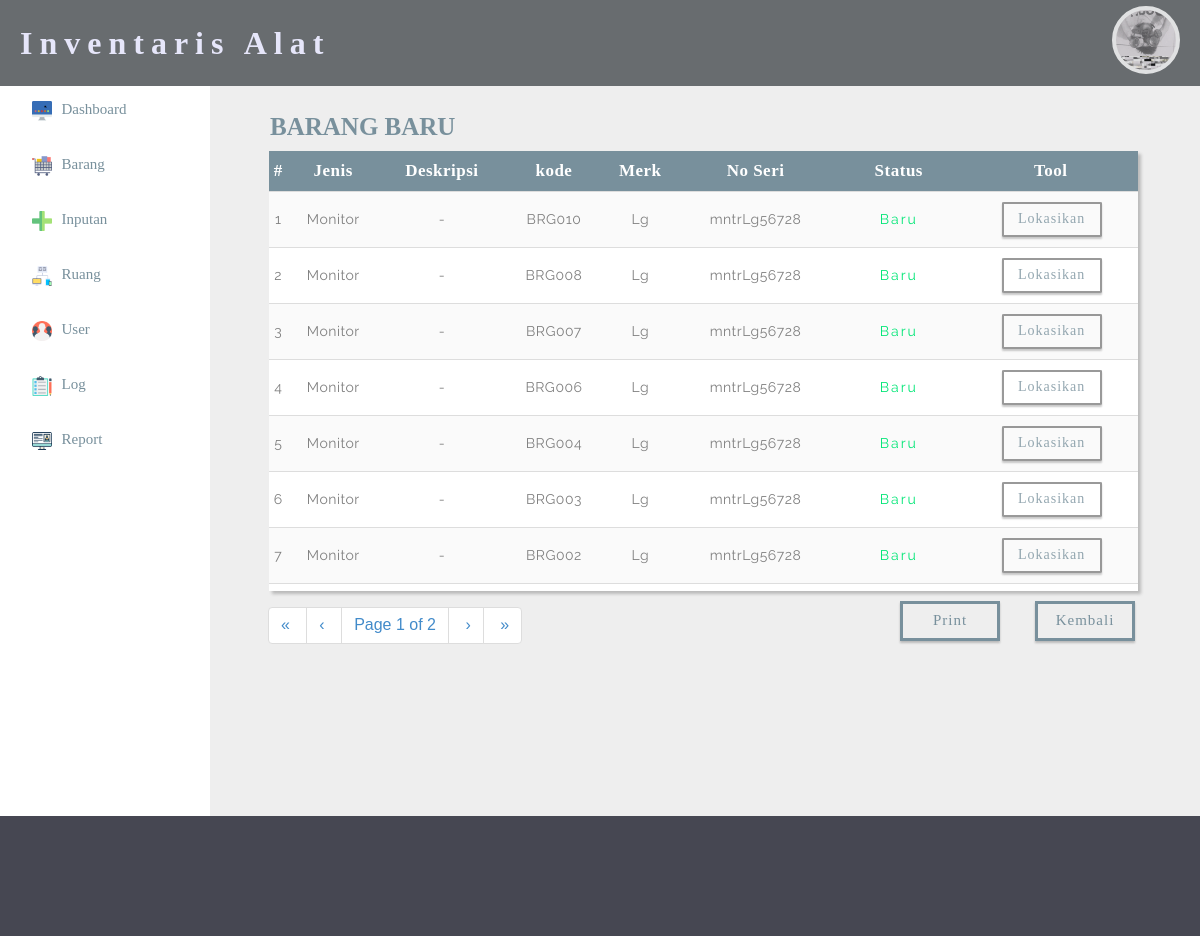
Page /admin/barang_baru.php (signed in) on the earlier database version.
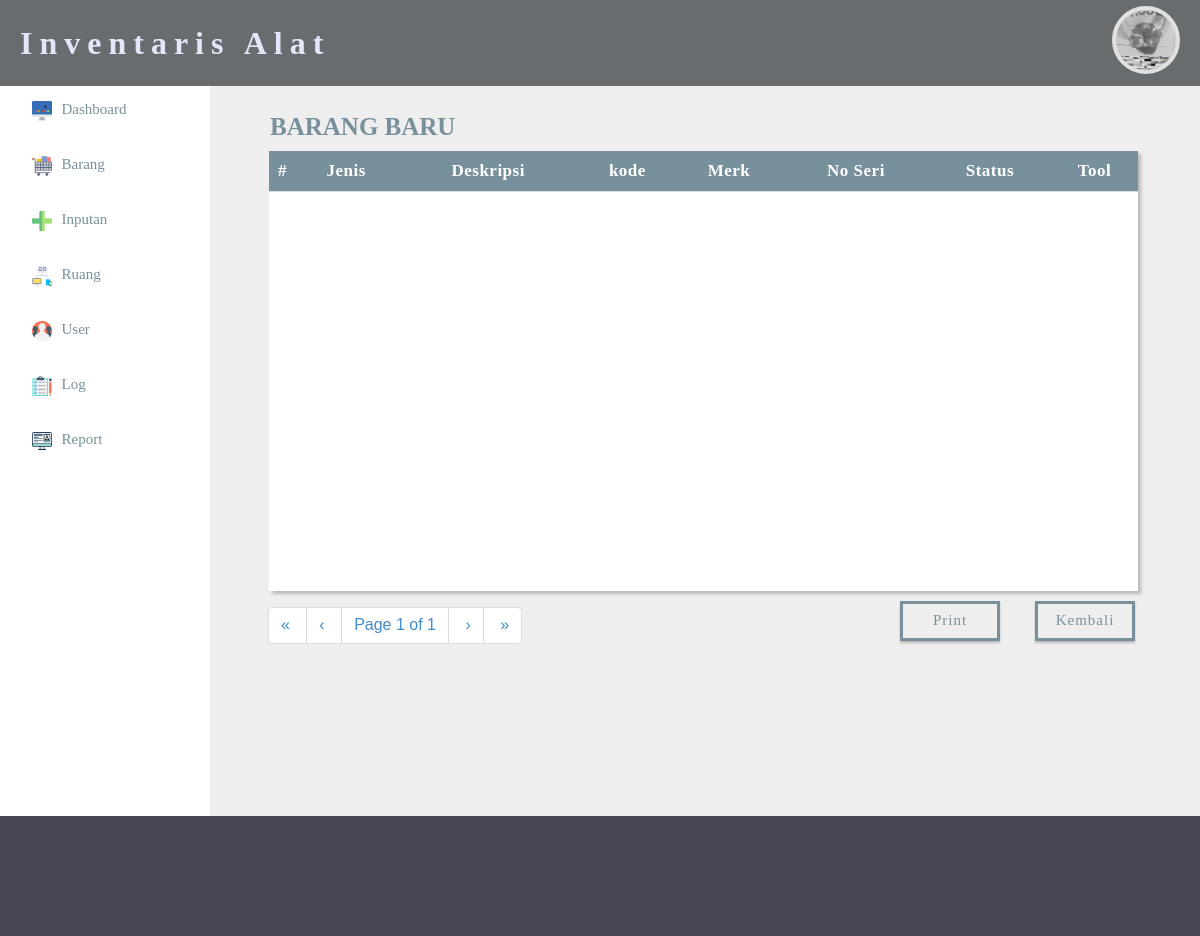
Same page on the later database version.
### tables this page shows
CREATE TABLE IF NOT EXISTS `barang` (
  `id` int(10) NOT NULL AUTO_INCREMENT,
  `id_jenis` varchar(30) NOT NULL,
  `deskripsi_brg` text NOT NULL,
  `kode_brg` varchar(50) NOT NULL,
  `merk_brg` varchar(20) NOT NULL,
  `no_seri` varchar(30) NOT NULL,
  `status_brg` varchar(20) NOT NULL,
  PRIMARY KEY (`id`)
);

CREATE TABLE IF NOT EXISTS `jenis_brg` (
  `id_jenis` int(11) NOT NULL AUTO_INCREMENT,
  `nama` varchar(50) NOT NULL,
  `keterangan` varchar(30) NOT NULL,
  PRIMARY KEY (`id_jenis`)
);

### admin/barang_baru.php (the view, shortened to what this page needs)
<?php
	include 'session.php';
	include 'pagination.php';
        $sql = "SELECT * FROM barang INNER JOIN jenis_brg ON barang.id_jenis=jenis_brg.id_jenis WHERE barang.status_brg='baru' OR barang.status_brg='selesai repair' ORDER BY barang.kode_brg DESC";
        $result = mysql_query($sql);
        $rpp = 7;
        $reload = "barang_baru.php?pagination=true&page=1";
        $page = intval($_GET["page"]);
        if($page<=0) $page = 1;
        $tcount = mysql_num_rows($result);
        $tpages = ($tcount) ? ceil($tcount/$rpp) : 1;
        $count = 0;
        $i = ($page-1)*$rpp;
        $no_urut = ($page-1)*$rpp;
 ?>
 <html>
 <head>
 	<link rel="stylesheet" type="text/css" href="../css/admin_css.css">
 	<link rel="stylesheet" type="text/css" href="../css/table.css">
 	<link rel="stylesheet" type="text/css" href="../css/bootstrap.css">
 </head>
 <body>
 <?php
    include 'header.php';
  ?>
	 <div class="a">
	 	<h1>Barang Baru</h1>
	 	<div class="a3">
	 		<table>
	 			<tr>
	 				<th>#</th>
	 				<th>Jenis</th>
	 				<th>Deskripsi</th>
	 				<th>kode</th>
	 				<th>Merk</th>
	 				<th>No Seri</th>
	 				<th>Status</th>
	 				<th>Tool</th>
	 			</tr>
	 			<?php
                    while(($count<$rpp) && ($i<$tcount)) {
                        $data = mysql_fetch_array($result);
                    ?>
                    <tr>
                        <td>
                            <?php echo ++$no_urut;?>
                        </td>
                        <?php
                        echo "<td>". $data['nama'] ."</td>";
                        echo "<td>". $data['deskripsi_brg'] . "</td>";
                        echo "<td>". $data['kode_brg'] ."</td>";
                        echo "<td>". $data['merk_brg'] ."</td>";
                        echo "<td>". $data['no_seri'] ."</td>";
                        if ($data['status_brg']=='baru') { ?>
                            <td style="color: #00E676; letter-spacing: 2px;" width='15%'>Baru</td>
                        <?php } elseif ($data['status_brg']=='selesai repair') { ?>
                            <td style="color: #FF9800; letter-spacing: 2px;" width='15%'>Selesai Repair</td>
                        <?php }
                        echo "<td width='20%'><a href='edit_lokasi.php?id=". $data[	'id'] ."'><button id='plus'>Lokasikan</button</a>";
                         ?>
                    </tr>
                    <?php
                        $i++;
                        $count++;
                    }
                    ?>
	 		</table>
	 	</div>
	 	<div class="pagination" style="float: left; margin-left: 22px; margin-top: -4px;"><?php echo paginate_one($reload, $page, $tpages); ?></div>
        <a href="inventori.php"><button>Kembali</button></a>
        <a href="laporan_barang_baru.php"><button>Print</button></a>
	 </div>
	  <?php
	 	include 'sisi.php';
	  ?>
 <div class="c">
 </div>
 </body>
 </html>

### admin/header.php (shortened to what this page needs)
<div class="fck">
	<div onclick="myFunction()" class="dropbtn">
	</div>
  	<div class="tambahan">
  		<h1>Inventaris Alat</h1>
  	</div>
</div>

### admin/pagination.php
<?php
function paginate_one($reload, $page, $tpages) {
	$firstlabel = "&laquo;&nbsp;";
	$prevlabel  = "&lsaquo;&nbsp;";
	$nextlabel  = "&nbsp;&rsaquo;";
	$lastlabel  = "&nbsp;&raquo;";
	$out = "<ul class=\"pagination\">";
	if($page>1) {
		$out.= "<li><a href=\"" . $reload . "\">" . $firstlabel . "</a></li>";
	}
	else {
		$out.= "<li><span>" . $firstlabel . "</span></li>";
	}
	if($page==1) {
		$out.= "<li><span>" . $prevlabel . "</span></li>";
	}
	elseif($page==2) {
		$out.= "<li><a href=\"" . $reload . "\">" . $prevlabel . "</a></li>";
	}
	else {
		$out.= "<li><a href=\"" . $reload . "&amp;page=" . ($page-1) . "\">" . $prevlabel . "</a></li>";
	}
	$out.= "<li><span class=\"current\">Page " . $page . " of " . $tpages ."</span></li>";
	if($page<$tpages) {
		$out.= "<li><a href=\"" . $reload . "&amp;page=" .($page+1) . "\">" . $nextlabel . "</a></li>";
	}
	else {
		$out.= "<li><span>" . $nextlabel . "</span></li>";
	}
	if($page<$tpages) {
		$out.= "<li><a href=\"" . $reload . "&amp;page=" . $tpages . "\">" . $lastlabel . "</a></li>";
	}
	else {
		$out.= "<li><span>" . $lastlabel . "</span></li>";
	}
	$out.= "</ul>";
	return $out;
}
?>

### admin/sisi.php (shortened to what this page needs)
<head>
</head>
<div class="b">
	<div id="dashboard">
		<a href="inventori.php"><img src="../img/dashboard.png" align="top" width="20" style="margin-right:10px;">Dashboard</a>
	</div>
	<div id="barang">
		<a href="#"><img src="../img/keranjang.png" align="top" width="20" style="margin-right:10px;">Barang</a>
	</div>
	<div id="masukan">
		<a href="#"><img src="../img/add.png" align="top" width="20" style="margin-right:10px;">Inputan</a>
	</div>
	<div id="penyimpanan">
		<a href="#"><img src="../img/lok.png" align="top" width="20" style="margin-right:10px;">Ruang</a>
	</div>
	<div id="kepegawaian">
		<a href="#"><img src="../img/pegawai.png" align="top" width="20" style="margin-right:10px;">User</a>
	</div>
	<div id="log">
		<a href="#"><img src="../img/log.png" align="top" width="20" style="margin-right:10px;">Log</a>
	</div>
	<div id="dashboard">
		<a href="report.php?page=1"><img src="../img/data.png" align="top" width="20" style="margin-right:10px;">Report</a>
	</div>
 </div>

### css/admin_css.css (style rules this page uses)
body { margin: 0; padding: 0; font-family: helvetica; }
.fck { width: 100%; height: 7%; background-color: rgba(49, 54, 58, 0.73); padding-top: 10px; padding-bottom: 15px; }
.fck h1 { float: left; position: absolute; font-family: paranoid; margin-top: 10px; color: lavender; margin-left: 20px; letter-spacing: 7px; }
.a { width: 77%; padding-top: 10px; padding-left: 3%; padding-right: 2.5%; height: 720px; float: right; background-color: #eee; }
.b { float: left; background-color: white; width: 17.5%; }
.c { width: 100%; background-color: rgb(70, 71, 82); padding: 5%; float: right; }
#barang, #dashboard, #penyimpanan, #kepegawaian, #log, #option, #masukan { padding-left: 15%; padding-top: 15px; width: 85%; height: 40px; background-color: transparent; float: left; transition:0.5s; }
#barang a, #masukan a, #dashboard a, #penyimpanan a, #kepegawaian a, #log a, #option a { text-decoration: none; font-size: 15px; color: #78909C; font-family: century gothic; }
.a a { text-decoration: none; }
.a3 { width: 62%; height: 440px; background-color: white; float: left; margin-top: 20px; margin-left: 2.5%; }
.pagination { display: inline-block; }
.pagination a { color: black; float: left; padding: 8px 16px; text-decoration: none; transition: background-color .3s; }

### css/table.css (style rules this page uses)
.a { background-color: #eeeeee; }
.a3 { width: 94%; box-shadow: 3px 3px 3px #bababa;" }
.a3 table { border-collapse: collapse; width: 100%; font-family: railway; }
.a3 th, .a3 td { text-align: left; border-bottom: 1px solid #ddd; border-width: 1px; text-align: center; font-size: 14px; padding-top: 10px; padding-bottom: 10px; color: grey; letter-spacing: 0.5px; }
.a3 th { background-color: #78909C; color: #fff; padding-top: 10px; padding-bottom: 10px; font-size: 17px; font-family: century gothic; }
.a h1 { float: left; color: #78909C; margin-left: 24px; font-family: century gothic; font-size: 25px; margin-bottom: -10px; text-transform: uppercase; }
.a button { width: 100px; height: 40px; margin-top: 10px; margin-right: 35px; border:3px solid #78909C; color: #78909C; font-family: paranoid; font-size: 15px; background-color: transparent; float: right; box-shadow: 0px 2px 2px #bababa; letter-spacing: 1px; }
.a3 table tr:nth-child(even) { background-color: #FAFAFA; color: #263238; }
#plus { font-family: paranoid; margin-top: 0; color: #78909C; width: 100px; height: 35px; border:2px solid grey; border-radius: 2%; font-size: 14px; letter-spacing: 1px; background-color: transparent; opacity: 0.8; }

Differences in the rows shown:
removed barang: id_jenis.nama "Monitor", deskripsi_brg "-", kode_brg "BRG010", merk_brg "Lg", no_seri "mntrLg56728", status_brg "Baru"
removed barang: id_jenis.nama "Monitor", deskripsi_brg "-", kode_brg "BRG008", merk_brg "Lg", no_seri "mntrLg56728", status_brg "Baru"
removed barang: id_jenis.nama "Monitor", deskripsi_brg "-", kode_brg "BRG007", merk_brg "Lg", no_seri "mntrLg56728", status_brg "Baru"
removed barang: id_jenis.nama "Monitor", deskripsi_brg "-", kode_brg "BRG006", merk_brg "Lg", no_seri "mntrLg56728", status_brg "Baru"
removed barang: id_jenis.nama "Monitor", deskripsi_brg "-", kode_brg "BRG004", merk_brg "Lg", no_seri "mntrLg56728", status_brg "Baru"
removed barang: id_jenis.nama "Monitor", deskripsi_brg "-", kode_brg "BRG003", merk_brg "Lg", no_seri "mntrLg56728", status_brg "Baru"
removed barang: id_jenis.nama "Monitor", deskripsi_brg "-", kode_brg "BRG002", merk_brg "Lg", no_seri "mntrLg56728", status_brg "Baru"
Other differences:
$tpages: "2" → "1"
$nextlabel: (not shown) → "›"
$lastlabel: (not shown) → "»"
$nextlabel: "›" → (not shown)
$lastlabel: "»" → (not shown)
